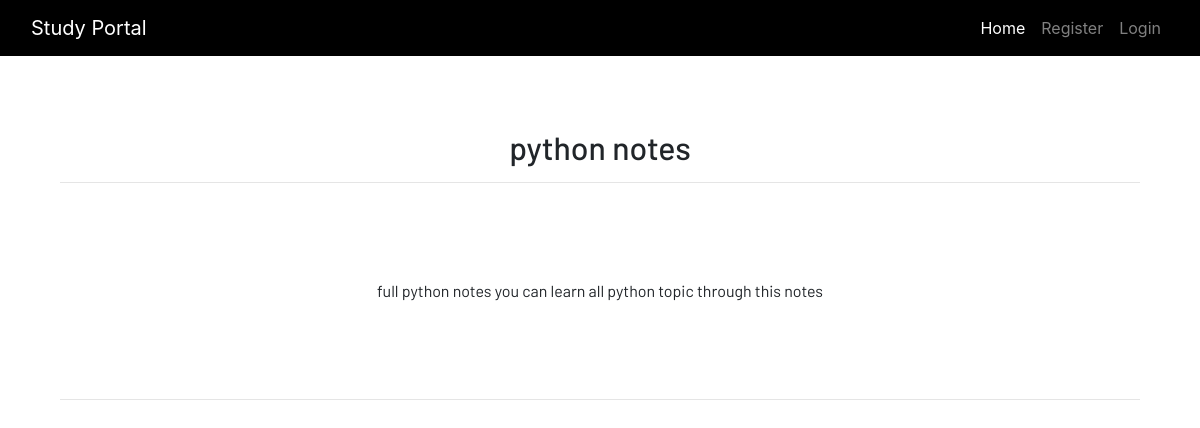
Screenshot of /notes_detail/1 with the database file from the repository.
### dashboard/models.py (models this page shows, shortened)
class Notes(models.Model):
    user = models.ForeignKey(User,on_delete=models.CASCADE)
    title = models.CharField(max_length=200)
    content = models.TextField()
    class Meta:
        verbose_name="notes"
        verbose_name_plural="notes"

### dashboard/views.py (the view)
# urls.py: path('notes_detail/<int:pk>',views.NotesDetail.as_view(),name="notes-detail"),
class NotesDetail(generic.DetailView):
    model = Notes

### dashboard/templates/dashboard/notes_detail.html
{% extends 'dashboard/base.html' %}
{% load static %}
{% block content %}
<section class='text-center container'>
    <div class="container">
        <div class="content-section p-0 mt-5">
            <div class="m-3">
                <h2>{{notes.title}}</h2>
            </div>
            <hr class="p-0 m-0">
            <p class="description m-5 p-5">
                {{notes.content}}
            </p>
            <hr>
        </div>
    </div>
</section>
{% endblock content %}

### static/css/style.css (style rules this page uses)
html { scroll-behavior: smooth; height: 100%; width: 100%; }
html, body { max-width: 100%; overflow-x: hidden; height: 100%; width: 100%; }
body { background: white; overflow-x: hidden; background-repeat: no-repeat; }
.content-section { background: #ffffff; padding: 10px 20px; border-radius: 3px; margin-bottom: 20px; }

### rows the page displays
Notes: title "python notes", content "full python notes you can learn all python topic through this notes"
